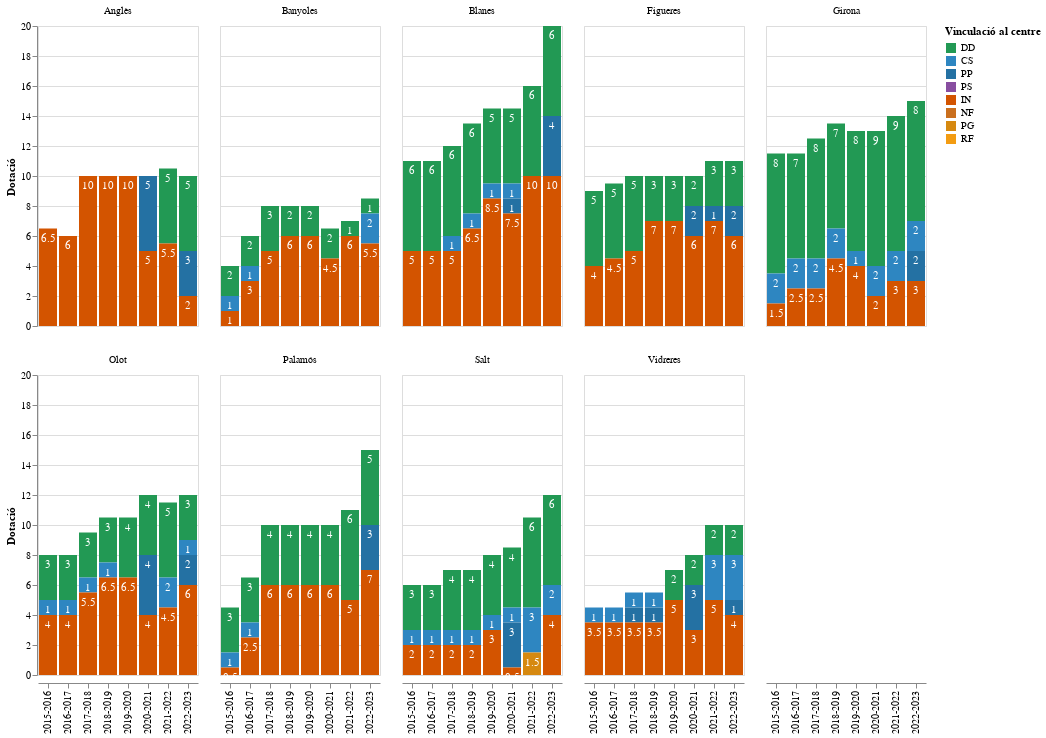

The notebook cell this image was saved under:
### Markdown cell above
Tipus de plantilla per centre

### Code cell
import altair as alt

# Taula curs, municipi, destinació, Dotació
data = pd.melt(df_girona, id_vars=["Curs", "NOM_MUNICIPI"], value_vars=destinacions, var_name="Destinació", value_name="Dotació").dropna()

# Camp addicional per a ordenació manual
data['order'] = data['Destinació'].replace(
    {val: i for i, val in enumerate(destinacions)}
)

base = base = alt.Chart(data).encode(
    alt.Y("sum(Dotació)",title="Dotació", stack='zero' ),
    alt.X("Curs:N", title=""),
    alt.Order("order", sort="descending" ),
)

bars = base.mark_bar().encode(
    alt.Color("Destinació", title="Vinculació al centre", scale=alt.Scale(domain=destinacions, range=colors)),
)

text_detall = base.mark_text(dy=10, color='white').encode(
    detail='Destinació:N',
    text=alt.Text('sum(Dotació):Q'),
)

alt.layer(
        bars, text_detall
    ).facet(
        facet=alt.Column('NOM_MUNICIPI', title=""),
        columns=5
    ).interactive()

### Figure 1 — Vega-Lite specification as saved in the notebook (floating-point values rounded to 4 significant figures; data arrays with more than 128 entries replaced by an {"elided": "..."} marker saying what was removed)
{"config": {"view": {"continuousWidth": 400, "continuousHeight": 300}}, "data": {"name": "data-c2f6d1b2b8fc00c6b48c330af5031614"}, "facet": {"field": "NOM_MUNICIPI", "title": "", "type": "nominal"}, "spec": {"layer": [{"mark": "bar", "encoding": {"color": {"field": "Destinació", "scale": {"domain": ["DD", "CS", "PP", "PS", "IN", "NF", "PG", "RF"], "range": ["#229954", "#2E86C1", "#2471A3", "#884EA0", "#D35400", "#CA6F1E", "#D68910", "#F39C12", "#D4AC0D"]}, "title": "Vinculació al centre", "type": "nominal"}, "order": {"field": "order", "sort": "descending", "type": "quantitative"}, "x": {"field": "Curs", "title": "", "type": "nominal"}, "y": {"aggregate": "sum", "field": "Dotació", "stack": "zero", "title": "Dotació", "type": "quantitative"}}, "selection": {"selector008": {"type": "interval", "bind": "scales", "encodings": ["x", "y"]}}}, {"mark": {"type": "text", "color": "white", "dy": 10}, "encoding": {"detail": {"field": "Destinació", "type": "nominal"}, "order": {"field": "order", "sort": "descending", "type": "quantitative"}, "text": {"aggregate": "sum", "field": "Dotació", "type": "quantitative"}, "x": {"field": "Curs", "title": "", "type": "nominal"}, "y": {"aggregate": "sum", "field": "Dotació", "stack": "zero", "title": "Dotació", "type": "quantitative"}}}]}, "columns": 5, "$schema": "https://vega.github.io/schema/vega-lite/v4.17.0.json", "datasets": {"data-c2f6d1b2b8fc00c6b48c330af5031614": {"elided": "343 records"}}}
